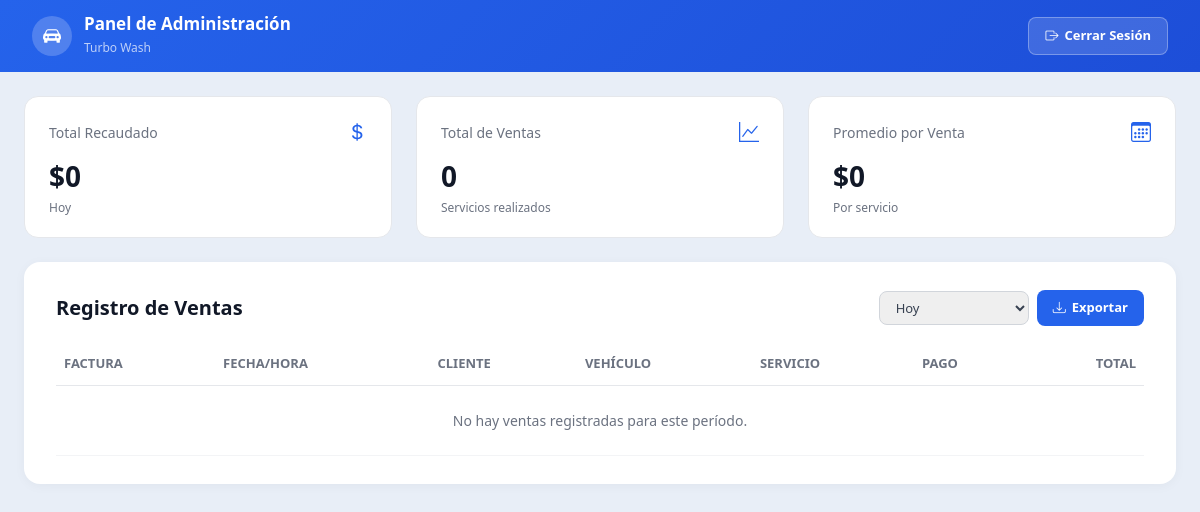
The page /admin-panel/ (signed in) on the database as committed earlier.
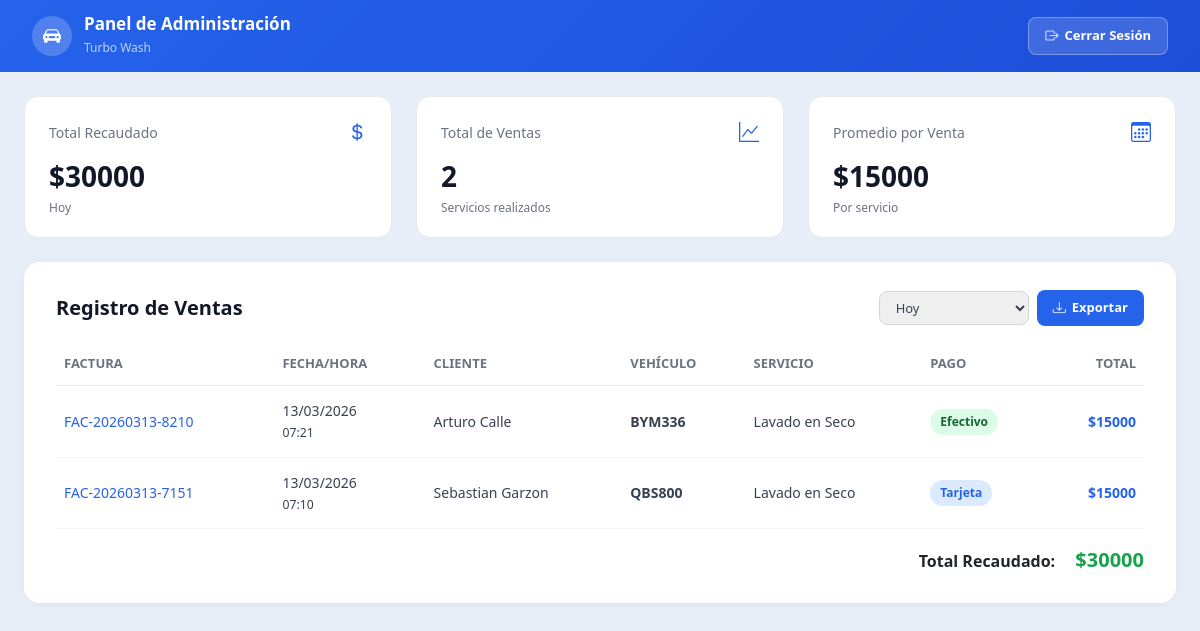
The same page on the database as committed later.
### core/models.py (models this page shows, shortened)
class OrdenLavado(models.Model):
    ESTADO_CHOICES = [
        ('pendiente', 'Pendiente'),
        ('en_progreso', 'En Progreso'),
        ('completado', 'Completado'),
    ]
    METODO_PAGO_CHOICES = [
        ('Efectivo', 'Efectivo'),
        ('Tarjeta', 'Tarjeta'),
        ('Transferencia', 'Transferencia'),
    ]
    numero_factura = models.CharField(max_length=30, unique=True)
    usuario = models.ForeignKey(User, on_delete=models.CASCADE, related_name='ordenes')
    vehiculo = models.ForeignKey(Vehiculo, on_delete=models.CASCADE)
    servicio = models.ForeignKey(Servicio, on_delete=models.CASCADE)
    bahia = models.ForeignKey(Bahia, on_delete=models.SET_NULL, null=True)
    metodo_pago = models.CharField(max_length=20, choices=METODO_PAGO_CHOICES)
    total = models.DecimalField(max_digits=10, decimal_places=0)
    estado = models.CharField(max_length=20, choices=ESTADO_CHOICES, default='pendiente')
    fecha_creacion = models.DateTimeField(auto_now_add=True)
    fecha_inicio = models.DateTimeField(null=True, blank=True)
    fecha_fin = models.DateTimeField(null=True, blank=True)
    class Meta:
        verbose_name = 'Orden de Lavado'
        verbose_name_plural = 'Órdenes de Lavado'
        ordering = ['-fecha_creacion']

class PerfilUsuario(models.Model):
    user = models.OneToOneField(User, on_delete=models.CASCADE, related_name='perfil')
    documento_identidad = models.CharField(max_length=20)
    telefono = models.CharField(max_length=20)
    nombre_completo = models.CharField(max_length=150)
    vehiculo_registrado = models.BooleanField(default=False)
    class Meta:
        verbose_name = 'Perfil de Usuario'
        verbose_name_plural = 'Perfiles de Usuarios'

class Vehiculo(models.Model):
    TIPO_CHOICES = [
        ('Moto', 'Moto'),
        ('Carro', 'Carro'),
        ('Camioneta', 'Camioneta'),
    ]
    usuario = models.ForeignKey(User, on_delete=models.CASCADE, related_name='vehiculos')
    tipo = models.CharField(max_length=20, choices=TIPO_CHOICES)
    placa = models.CharField(max_length=10, unique=True)
    marca = models.CharField(max_length=50)
    modelo = models.CharField(max_length=50)
    color = models.CharField(max_length=30)
    class Meta:
        verbose_name = 'Vehículo'
        verbose_name_plural = 'Vehículos'

class Servicio(models.Model):
    nombre = models.CharField(max_length=50)
    descripcion = models.CharField(max_length=100)
    duracion_minutos = models.IntegerField()
    precio = models.DecimalField(max_digits=10, decimal_places=0)
    icono = models.CharField(max_length=50, default='bi-droplet')
    class Meta:
        verbose_name = 'Servicio'
        verbose_name_plural = 'Servicios'

### core/views.py (the view, shortened to what this page needs)
# urls.py: path('admin-panel/', views.admin_panel_view, name='admin_panel'),
@login_required
@user_passes_test(is_admin)
def admin_panel_view(request):
    liberar_bahias_expiradas()
    filtro = request.GET.get('filtro', 'hoy')
    today = timezone.localdate()
    if filtro == 'hoy':
        ordenes = OrdenLavado.objects.filter(
            fecha_creacion__date=today,
            estado__in=['en_progreso', 'completado']
        )
    elif filtro == 'mes':
        ordenes = OrdenLavado.objects.filter(
            fecha_creacion__year=today.year,
            fecha_creacion__month=today.month,
            estado__in=['en_progreso', 'completado']
        )
    else:
        ordenes = OrdenLavado.objects.filter(
            fecha_creacion__date=today,
            estado__in=['en_progreso', 'completado']
        )
    total_recaudado = sum(o.total for o in ordenes)
    total_ventas = ordenes.count()
    promedio = total_recaudado / total_ventas if total_ventas > 0 else 0
    context = {
        'ordenes': ordenes,
        'total_recaudado': total_recaudado,
        'total_ventas': total_ventas,
        'promedio': promedio,
        'filtro': filtro,
        'fecha_desde': request.GET.get('fecha_desde', ''),
        'fecha_hasta': request.GET.get('fecha_hasta', ''),
    }
    return render(request, 'core/admin_panel.html', context)

### core/views.py (called while the page is built)
def liberar_bahias_expiradas():
    ordenes_expiradas = OrdenLavado.objects.filter(
        estado='en_progreso',
        fecha_fin__lte=timezone.now()
    )
    for orden in ordenes_expiradas:
        orden.estado = 'completado'
        orden.save()
        if orden.bahia:
            orden.bahia.ocupada = False
            orden.bahia.save()

def is_admin(user):
    return user.is_staff

### templates/core/admin_panel.html (shortened to what this page needs)
{% extends 'core/base.html' %}
{% block content %}
<nav class="admin-navbar d-flex justify-content-between align-items-center">
    <div class="brand">
        <div class="brand-icon">
            <i class="bi bi-car-front-fill"></i>
        </div>
        <div>
            <h5>Panel de Administración</h5>
            <small>Turbo Wash</small>
        </div>
    </div>
    <a href="{% url 'logout' %}" class="logout-btn">
        <i class="bi bi-box-arrow-right"></i> Cerrar Sesión
    </a>
</nav>
<div class="container-fluid" style="max-width: 1300px; padding: 24px;">
    <div class="row g-4 mb-4">
        <div class="col-md-4">
            <div class="stat-card">
                <div class="stat-header">
                    <span class="stat-label">Total Recaudado</span>
                    <span class="stat-icon"><i class="bi bi-currency-dollar"></i></span>
                </div>
                <div class="stat-value">${{ total_recaudado|floatformat:0 }}</div>
                <div class="stat-sub">{% if filtro == 'hoy' %}Hoy{% elif filtro == 'mes' %}Este Mes{% elif filtro == 'rango' %}Rango personalizado{% endif %}</div>
            </div>
        </div>
        <div class="col-md-4">
            <div class="stat-card">
                <div class="stat-header">
                    <span class="stat-label">Total de Ventas</span>
                    <span class="stat-icon"><i class="bi bi-graph-up"></i></span>
                </div>
                <div class="stat-value">{{ total_ventas }}</div>
                <div class="stat-sub">Servicios realizados</div>
            </div>
        </div>
        <div class="col-md-4">
            <div class="stat-card">
                <div class="stat-header">
                    <span class="stat-label">Promedio por Venta</span>
                    <span class="stat-icon"><i class="bi bi-calendar3"></i></span>
                </div>
                <div class="stat-value">${{ promedio|floatformat:0 }}</div>
                <div class="stat-sub">Por servicio</div>
            </div>
        </div>
    </div>
    <div class="section-card">
        <div class="d-flex justify-content-between align-items-center mb-3 flex-wrap gap-2">
            <h2 style="font-size: 20px;">Registro de Ventas</h2>
            <div class="d-flex align-items-center gap-2 flex-wrap">
                <select class="filter-select" id="filtro-select" onchange="applyFilter()">
                    <option value="hoy" {% if filtro == 'hoy' %}selected{% endif %}>Hoy</option>
                </select>
                <a href="#" id="export-link" class="btn-export">
                    <i class="bi bi-download"></i> Exportar
                </a>
            </div>
        </div>
        <div class="table-responsive">
            <table class="sales-table">
                <thead>
                    <tr>
                        <th>Factura</th>
                        <th>Fecha/Hora</th>
                        <th>Cliente</th>
                        <th>Vehículo</th>
                        <th>Servicio</th>
                        <th>Pago</th>
                        <th class="text-end">Total</th>
                    </tr>
                </thead>
                <tbody>
                    {% for orden in ordenes %}
                    <tr>
                        <td><span class="invoice-link">{{ orden.numero_factura }}</span></td>
                        <td>{{ orden.fecha_creacion|date:"d/m/Y" }}<br><small>{{ orden.fecha_creacion|time:"H:i" }}</small></td>
                        <td>{{ orden.usuario.perfil.nombre_completo|default:orden.usuario.username }}</td>
                        <td><strong>{{ orden.vehiculo.placa }}</strong></td>
                        <td>{{ orden.servicio.nombre }}</td>
                        <td>
                            <span class="badge-pago {% if orden.metodo_pago == 'Efectivo' %}efectivo{% elif orden.metodo_pago == 'Tarjeta' %}tarjeta{% else %}transferencia{% endif %}">
                                {{ orden.metodo_pago }}
                            </span>
                        </td>
                        <td class="text-end" style="font-weight: 600; color: var(--primary);">${{ orden.total|floatformat:0 }}</td>
                    </tr>
                    {% empty %}
                    <tr>
                        <td colspan="7" class="text-center py-4" style="color: var(--gray-500);">No hay ventas registradas para este período.</td>
                    </tr>
                    {% endfor %}
                </tbody>
            </table>
        </div>
        {% if ordenes %}
        <div class="text-end mt-3 total-row">
            Total Recaudado: <span class="total-amount ms-3">${{ total_recaudado|floatformat:0 }}</span>
        </div>
        {% endif %}
    </div>
</div>
{% endblock %}

### templates/core/base.html (shortened to what this page needs)
{% load static %}
<!DOCTYPE html>
<html lang="es">
<head>
    <link href="https://cdn.jsdelivr.net/npm/bootstrap@5.3.3/dist/css/bootstrap.min.css" rel="stylesheet">
    <link href="https://cdn.jsdelivr.net/npm/bootstrap-icons@1.11.3/font/bootstrap-icons.min.css" rel="stylesheet">
    <link rel="stylesheet" href="{% static 'css/styles.css' %}?v=4">
</head>
<body class="{% block body_class %}bg-main{% endblock %}">
    {% block content %}{% endblock %}
</body>
</html>

### static/css/styles.css (style rules this page uses)
:root { --primary: #2563EB; --primary-dark: #1D4ED8; --primary-light: #DBEAFE; --bg-main: #E8EEF7; --white: #FFFFFF; --gray-100: #F3F4F6; --gray-200: #E5E7EB; --gray-300: #D1D5DB; --gray-500: #6B7280; --gray-700: #374151; --gray-900: #111827; --success: #16A34A; --danger: #DC2626; }
* { box-sizing: border-box; }
body.bg-main { background-color: var(--bg-main); font-family: 'Segoe UI', system-ui, -apple-system, sans-serif; min-height: 100vh; }
.section-card { background: var(--white); border-radius: 16px; padding: 28px 32px; margin-bottom: 24px; box-shadow: 0 2px 12px rgba(0,0,0,0.04); }
.section-card h2 { font-size: 22px; font-weight: 700; color: var(--gray-900); margin: 0; }
.admin-navbar { background: linear-gradient(135deg, var(--primary), var(--primary-dark)); padding: 14px 32px; }
.admin-navbar .brand { display: flex; align-items: center; gap: 12px; text-decoration: none; }
.admin-navbar .brand-icon { width: 40px; height: 40px; background: rgba(255,255,255,0.2); border-radius: 50%; display: flex; align-items: center; justify-content: center; }
.admin-navbar .brand-icon i { font-size: 18px; color: var(--white); }
.admin-navbar h5 { margin: 0; color: var(--white); font-weight: 700; font-size: 17px; }
.admin-navbar small { color: rgba(255,255,255,0.7); font-size: 12px; }
.admin-navbar .logout-btn { background: rgba(255,255,255,0.15); border: 1px solid rgba(255,255,255,0.3); color: var(--white); border-radius: 8px; padding: 8px 16px; font-weight: 600; font-size: 13px; display: inline-flex; align-items: center; gap: 6px; text-decoration: none; transition: background 0.2s; }
.stat-card { background: var(--white); border: 1px solid var(--gray-200); border-radius: 14px; padding: 20px 24px; }
.stat-card .stat-header { display: flex; justify-content: space-between; align-items: center; margin-bottom: 8px; }
.stat-card .stat-label { font-size: 14px; color: var(--gray-500); font-weight: 500; }
.stat-card .stat-icon i { font-size: 20px; color: var(--primary); }
.stat-card .stat-value { font-size: 28px; font-weight: 700; color: var(--gray-900); }
.stat-card .stat-sub { font-size: 12px; color: var(--gray-500); margin-top: 2px; }
.sales-table { width: 100%; border-collapse: collapse; }
.sales-table th { font-size: 13px; font-weight: 600; color: var(--gray-500); text-transform: uppercase; padding: 12px 8px; border-bottom: 1px solid var(--gray-200); }
.sales-table td { padding: 14px 8px; font-size: 14px; color: var(--gray-700); border-bottom: 1px solid var(--gray-100); }
.sales-table .invoice-link { color: var(--primary); text-decoration: none; font-weight: 500; }
.badge-pago { display: inline-block; padding: 4px 10px; border-radius: 20px; font-size: 12px; font-weight: 600; }
.badge-pago.efectivo { background: #DCFCE7; color: #166534; }
.badge-pago.tarjeta { background: var(--primary-light); color: var(--primary); }
.total-row { font-weight: 700; font-size: 16px; }
.total-row .total-amount { color: var(--success); font-size: 20px; }
.btn-export { background: var(--primary); color: var(--white); border: none; border-radius: 8px; padding: 8px 16px; font-weight: 600; font-size: 13px; display: inline-flex; align-items: center; gap: 6px; text-decoration: none; }
.filter-select { border: 1px solid var(--gray-300); border-radius: 8px; padding: 6px 12px; font-size: 13px; color: var(--gray-700); }

Rows that differ between the two databases and show on the page:
added OrdenLavado: numero_factura "FAC-20260313-8210", fecha_creacion "13/03/2026", fecha_creacion "07:21", usuario.perfil.nombre_completo "Arturo Calle", vehiculo.placa "BYM336", servicio.nombre "Lavado en Seco", metodo_pago "Efectivo", total "15000"
added OrdenLavado: numero_factura "FAC-20260313-7151", fecha_creacion "13/03/2026", fecha_creacion "07:10", usuario.perfil.nombre_completo "Sebastian Garzon", vehiculo.placa "QBS800", servicio.nombre "Lavado en Seco", metodo_pago "Tarjeta", total "15000"
Other text that changed with them:
{{ total_recaudado|floatformat:0 }}: "0" → "30000"
{{ total_ventas }}: "0" → "2"
{{ promedio|floatformat:0 }}: "0" → "15000"
{{ total_recaudado|floatformat:0 }}: (not shown) → "30000"
text no longer shown: "No hay ventas registradas para este período."
text now shown: "Total Recaudado: $"
